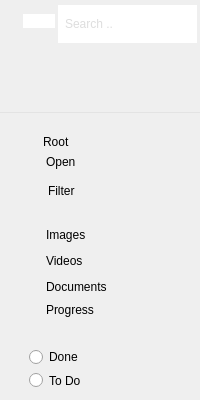
            <widget class="QWidget" name="gridSidebarTopWidget" native="true">
             <property name="minimumSize">
              <size>
               <width>0</width>
               <height>0</height>
              </size>
             </property>
             <layout class="QGridLayout" name="gridLayout_12">
              <property name="leftMargin">
               <number>0</number>
              </property>
              <property name="topMargin">
               <number>0</number>
              </property>
              <property name="rightMargin">
               <number>0</number>
              </property>
              <property name="bottomMargin">
               <number>0</number>
              </property>
              <property name="spacing">
               <number>0</number>
              </property>
              <item row="0" column="0">
               <widget class="QWidget" name="testWidget" native="true">
                <property name="minimumSize">
                 <size>
                  <width>0</width>
                  <height>400</height>
                 </size>
                </property>
                <property name="maximumSize">
                 <size>
                  <width>16777215</width>
                  <height>16777215</height>
                 </size>
                </property>
                <property name="styleSheet">
                 <string notr="true">/*#searchWidget{
	border-bottom:1px solid #e3e3e3;
}*/</string>
                </property>
                <layout class="QFormLayout" name="formSearch">
                 <property name="labelAlignment">
                  <set>Qt::AlignLeading|Qt::AlignLeft|Qt::AlignVCenter</set>
                 </property>
                 <property name="formAlignment">
                  <set>Qt::AlignLeading|Qt::AlignLeft|Qt::AlignTop</set>
                 </property>
                 <property name="horizontalSpacing">
                  <number>0</number>
                 </property>
                 <property name="verticalSpacing">
                  <number>0</number>
                 </property>
                 <property name="leftMargin">
                  <number>0</number>
                 </property>
                 <property name="topMargin">
                  <number>0</number>
                 </property>
                 <property name="rightMargin">
                  <number>0</number>
                 </property>
                 <property name="bottomMargin">
                  <number>0</number>
                 </property>
                 <item row="0" column="0">
                  <widget class="QPushButton" name="searchButton">
                   <property name="styleSheet">
                    <string notr="true">#searchButton{
	margin-right:3px;
	margin-top:14px;
	margin-left:23px;
	margin-bottom:0px;
	border:none;
	background:#FFF;
}</string>
                   </property>
                   <property name="text">
                    <string/>
                   </property>
                   <property name="icon">
                    <iconset>
                     <normalon>../../../pic/search.png</normalon>
                    </iconset>
                   </property>
                   <property name="iconSize">
                    <size>
                     <width>20</width>
                     <height>20</height>
                    </size>
                   </property>
                  </widget>
                 </item>
                 <item row="0" column="1">
                  <widget class="QLineEdit" name="searchInput">
                   <property name="styleSheet">
                    <string notr="true">#searchInput{
	height:38px;
	border:none;
	color:#bbbbbb;
	background:#FFF;
	padding-left:5px;
	margin-top:5px;
	padding-right:10px;
	margin-right:3px;
}</string>
                   </property>
                   <property name="text">
                    <string/>
                   </property>
                   <property name="placeholderText">
                    <string>Search ..</string>
                   </property>
                  </widget>
                 </item>
                 <item row="1" column="0" colspan="2">
                  <spacer name="verticalSpacer">
                   <property name="orientation">
                    <enum>Qt::Vertical</enum>
                   </property>
                   <property name="sizeHint" stdset="0">
                    <size>
                     <width>20</width>
                     <height>3</height>
                    </size>
                   </property>
                  </spacer>
                 </item>
                 <item row="2" column="0" colspan="2">
                  <widget class="Line" name="searchBottomLine">
                   <property name="minimumSize">
                    <size>
                     <width>0</width>
                     <height>1</height>
                    </size>
                   </property>
                   <property name="maximumSize">
                    <size>
                     <width>16777215</width>
                     <height>1</height>
                    </size>
                   </property>
                   <property name="styleSheet">
                    <string notr="true">#searchBottomLine{
	background-color:#e3e3e3;
	border:none;
	height:1px;
	padding-top:2px;
}</string>
                   </property>
                   <property name="orientation">
                    <enum>Qt::Horizontal</enum>
                   </property>
                  </widget>
                 </item>
                 <item row="3" column="0" colspan="2">
                  <widget class="QWidget" name="dirGroupBox" native="true">
                   <property name="minimumSize">
                    <size>
                     <width>0</width>
                     <height>0</height>
                    </size>
                   </property>
                   <property name="styleSheet">
                    <string notr="true">#dirGroupBox{
	border:none;
}</string>
                   </property>
                   <layout class="QGridLayout" name="gridLayout_2">
                    <property name="leftMargin">
                     <number>26</number>
                    </property>
                    <property name="topMargin">
                     <number>22</number>
                    </property>
                    <property name="rightMargin">
                     <number>20</number>
                    </property>
                    <item row="0" column="0">
                     <layout class="QFormLayout" name="formLayout_3">
                      <property name="horizontalSpacing">
                       <number>0</number>
                      </property>
                      <property name="verticalSpacing">
                       <number>0</number>
                      </property>
                      <item row="1" column="0">
                       <widget class="QLabel" name="rootIcon">
                        <property name="styleSheet">
                         <string notr="true">#rootIcon{
	padding-right:10px;
}</string>
                        </property>
                        <property name="text">
                         <string/>
                        </property>
                        <property name="pixmap">
                         <pixmap>../../../pic/root-image.png</pixmap>
                        </property>
                       </widget>
                      </item>
                      <item row="1" column="1">
                       <widget class="QLabel" name="RootLabel">
                        <property name="text">
                         <string>Root</string>
                        </property>
                       </widget>
                      </item>
                      <item row="2" column="0" colspan="2">
                       <widget class="QGroupBox" name="groupBox">
                        <property name="sizePolicy">
                         <sizepolicy hsizetype="Preferred" vsizetype="Preferred">
                          <horstretch>0</horstretch>
                          <verstretch>0</verstretch>
                         </sizepolicy>
                        </property>
                        <property name="minimumSize">
                         <size>
                          <width>0</width>
                          <height>0</height>
                         </size>
                        </property>
                        <property name="maximumSize">
                         <size>
                          <width>16777215</width>
                          <height>16777215</height>
                         </size>
                        </property>
                        <property name="styleSheet">
                         <string notr="true">#groupBox{
	border:none;
	margin-top:15px;
	margin-left:33px;
}</string>
                        </property>
                        <property name="title">
                         <string/>
                        </property>
                        <layout class="QGridLayout" name="gridLayout_5">
                         <property name="leftMargin">
                          <number>0</number>
                         </property>
                         <property name="topMargin">
                          <number>0</number>
                         </property>
                         <property name="rightMargin">
                          <number>0</number>
                         </property>
                         <property name="bottomMargin">
                          <number>0</number>
                         </property>
                         <property name="spacing">
                          <number>0</number>
                         </property>
                         <item row="0" column="0">
                          <widget class="QWidget" name="formWidget_2" native="true">
                           <property name="minimumSize">
                            <size>
                             <width>0</width>
                             <height>0</height>
                            </size>
                           </property>
                           <layout class="QFormLayout" name="formLayout_6">
                            <property name="horizontalSpacing">
                             <number>0</number>
                            </property>
                            <property name="verticalSpacing">
                             <number>0</number>
                            </property>
                            <property name="leftMargin">
                             <number>0</number>
                            </property>
                            <property name="topMargin">
                             <number>0</number>
                            </property>
                            <property name="rightMargin">
                             <number>0</number>
                            </property>
                            <property name="bottomMargin">
                             <number>0</number>
                            </property>
                            <item row="0" column="1">
                             <widget class="QPushButton" name="openButton">
                              <property name="cursor">
                               <cursorShape>PointingHandCursor</cursorShape>
                              </property>
                              <property name="styleSheet">
                               <string notr="true">#openButton{
	text-align:left;
	background:none;
	border:none;
	padding-left:10px;
}</string>
                              </property>
                              <property name="text">
                               <string>Open</string>
                              </property>
                              <property name="autoDefault">
                               <bool>false</bool>
                              </property>
                              <property name="default">
                               <bool>false</bool>
                              </property>
                              <property name="flat">
                               <bool>true</bool>
                              </property>
                             </widget>
                            </item>
                            <item row="0" column="0">
                             <widget class="QLabel" name="label_2">
                              <property name="text">
                               <string/>
                              </property>
                              <property name="pixmap">
                               <pixmap>../../../pic/dialog.png</pixmap>
                              </property>
                             </widget>
                            </item>
                           </layout>
                          </widget>
                         </item>
                        </layout>
                       </widget>
                      </item>
                      <item row="3" column="0" colspan="2">
                       <widget class="QGroupBox" name="groupBox_2">
                        <property name="styleSheet">
                         <string notr="true">#groupBox_2{
	border:none;
	margin-top:30px;
}</string>
                        </property>
                        <property name="title">
                         <string/>
                        </property>
                        <layout class="QGridLayout" name="gridLayout_6">
                         <property name="leftMargin">
                          <number>0</number>
                         </property>
                         <property name="topMargin">
                          <number>0</number>
                         </property>
                         <property name="rightMargin">
                          <number>0</number>
                         </property>
                         <property name="bottomMargin">
                          <number>0</number>
                         </property>
                         <property name="spacing">
                          <number>0</number>
                         </property>
                         <item row="0" column="0">
                          <widget class="QWidget" name="formWidget_2" native="true">
                           <property name="minimumSize">
                            <size>
                             <width>0</width>
                             <height>0</height>
                            </size>
                           </property>
                           <layout class="QFormLayout" name="formLayout_7">
                            <property name="horizontalSpacing">
                             <number>0</number>
                            </property>
                            <property name="verticalSpacing">
                             <number>0</number>
                            </property>
                            <property name="leftMargin">
                             <number>0</number>
                            </property>
                            <property name="topMargin">
                             <number>0</number>
                            </property>
                            <property name="rightMargin">
                             <number>0</number>
                            </property>
                            <property name="bottomMargin">
                             <number>0</number>
                            </property>
                            <item row="0" column="0">
                             <widget class="QLabel" name="filterIcon">
                              <property name="styleSheet">
                               <string notr="true">#filterIcon{
	padding-right:10px;
	padding-left:2px;
}</string>
                              </property>
                              <property name="text">
                               <string/>
                              </property>
                              <property name="pixmap">
                               <pixmap>../../../pic/filter.png</pixmap>
                              </property>
                             </widget>
                            </item>
                            <item row="0" column="1">
                             <widget class="QLabel" name="label_3">
                              <property name="text">
                               <string>Filter</string>
                              </property>
                             </widget>
                            </item>
                           </layout>
                          </widget>
                         </item>
                        </layout>
                       </widget>
                      </item>
                      <item row="4" column="0" colspan="2">
                       <widget class="QGroupBox" name="groupBox_3">
                        <property name="styleSheet">
                         <string notr="true">#groupBox_3{
	border:none;
	margin-top:15px;
	margin-left:33px;
}</string>
                        </property>
                        <property name="title">
                         <string/>
                        </property>
                        <layout class="QGridLayout" name="gridLayout_7">
                         <property name="leftMargin">
                          <number>0</number>
                         </property>
                         <property name="topMargin">
                          <number>0</number>
                         </property>
                         <property name="rightMargin">
                          <number>0</number>
                         </property>
                         <property name="bottomMargin">
                          <number>0</number>
                         </property>
                         <property name="spacing">
                          <number>0</number>
                         </property>
                         <item row="0" column="0">
                          <layout class="QFormLayout" name="formLayout_8">
                           <property name="horizontalSpacing">
                            <number>0</number>
                           </property>
                           <property name="verticalSpacing">
                            <number>0</number>
                           </property>
                           <item row="0" column="0">
                            <widget class="QLabel" name="filterImagesIcon">
                             <property name="styleSheet">
                              <string notr="true">#filterImagesIcon{
	padding-right:10px;
}</string>
                             </property>
                             <property name="text">
                              <string/>
                             </property>
                             <property name="pixmap">
                              <pixmap>../../../pic/filter-images.png</pixmap>
                             </property>
                            </widget>
                           </item>
                           <item row="0" column="1">
                            <widget class="QPushButton" name="filterImagesButton">
                             <property name="enabled">
                              <bool>true</bool>
                             </property>
                             <property name="cursor">
                              <cursorShape>PointingHandCursor</cursorShape>
                             </property>
                             <property name="styleSheet">
                              <string notr="true">#filterImagesButton{
	text-align:left;
	padding:0;
	border:none;
	background:none;
}</string>
                             </property>
                             <property name="text">
                              <string>Images</string>
                             </property>
                             <property name="flat">
                              <bool>true</bool>
                             </property>
                            </widget>
                           </item>
                           <item row="1" column="1">
                            <widget class="QPushButton" name="filterVideoButton">
                             <property name="cursor">
                              <cursorShape>PointingHandCursor</cursorShape>
                             </property>
                             <property name="styleSheet">
                              <string notr="true">#filterVideoButton{
	text-align:left;
	border:none;
	background:none;
	padding:0;
	margin-top:12px;
}</string>
                             </property>
                             <property name="text">
                              <string>Videos</string>
                             </property>
                             <property name="flat">
                              <bool>true</bool>
                             </property>
                            </widget>
                           </item>
                           <item row="1" column="0">
                            <widget class="QLabel" name="filterVideoIcon">
                             <property name="styleSheet">
                              <string notr="true">#filterVideoIcon{
	margin-top:12px;
}</string>
                             </property>
                             <property name="text">
                              <string/>
                             </property>
                             <property name="pixmap">
                              <pixmap>../../../pic/filter-videos.png</pixmap>
                             </property>
                            </widget>
                           </item>
                           <item row="2" column="1">
                            <widget class="QPushButton" name="filterDocumentsButton">
                             <property name="cursor">
                              <cursorShape>PointingHandCursor</cursorShape>
                             </property>
                             <property name="styleSheet">
                              <string notr="true">#filterDocumentsButton{
	text-align:left;
	background:none;
	border:none;
	padding:0;
	margin-top:12px;
}</string>
                             </property>
                             <property name="text">
                              <string>Documents</string>
                             </property>
                             <property name="flat">
                              <bool>true</bool>
                             </property>
                            </widget>
                           </item>
                           <item row="2" column="0">
                            <widget class="QLabel" name="filterDocumentIcon">
                             <property name="styleSheet">
                              <string notr="true">#filterDocumentIcon{
	margin-top:12px;
}</string>
                             </property>
                             <property name="text">
                              <string/>
                             </property>
                             <property name="pixmap">
                              <pixmap>../../../pic/filter-documents.png</pixmap>
                             </property>
                            </widget>
                           </item>
                          </layout>
                         </item>
                        </layout>
                       </widget>
                      </item>
                      <item row="5" column="0" colspan="2">
                       <widget class="QGroupBox" name="groupBox_4">
                        <property name="styleSheet">
                         <string notr="true">#groupBox_4{
	border:none;
	margin-top:30px;
}</string>
                        </property>
                        <property name="title">
                         <string/>
                        </property>
                        <layout class="QGridLayout" name="gridLayout_9">
                         <property name="leftMargin">
                          <number>0</number>
                         </property>
                         <property name="topMargin">
                          <number>0</number>
                         </property>
                         <property name="rightMargin">
                          <number>0</number>
                         </property>
                         <property name="bottomMargin">
                          <number>0</number>
                         </property>
                         <property name="spacing">
                          <number>0</number>
                         </property>
                         <item row="0" column="0">
                          <layout class="QFormLayout" name="formLayout_9">
                           <property name="horizontalSpacing">
                            <number>0</number>
                           </property>
                           <property name="verticalSpacing">
                            <number>0</number>
                           </property>
                           <item row="0" column="0">
                            <widget class="QLabel" name="progressIcon">
                             <property name="styleSheet">
                              <string notr="true">#progressIcon{
	padding-right:10px;
}</string>
                             </property>
                             <property name="text">
                              <string/>
                             </property>
                             <property name="pixmap">
                              <pixmap>../../../pic/progress.png</pixmap>
                             </property>
                            </widget>
                           </item>
                           <item row="0" column="1">
                            <widget class="QLabel" name="label">
                             <property name="text">
                              <string>Progress</string>
                             </property>
                            </widget>
                           </item>
                          </layout>
                         </item>
                        </layout>
                       </widget>
                      </item>
                      <item row="6" column="0" colspan="2">
                       <widget class="QGroupBox" name="groupBox_5">
                        <property name="styleSheet">
                         <string notr="true">#groupBox_5{
	border:none;
	margin-top:15px;
	margin-left:33px;
}</string>
                        </property>
                        <property name="title">
                         <string/>
                        </property>
                        <layout class="QGridLayout" name="gridLayout_13">
                         <property name="leftMargin">
                          <number>0</number>
                         </property>
                         <property name="topMargin">
                          <number>0</number>
                         </property>
                         <property name="rightMargin">
                          <number>0</number>
                         </property>
                         <property name="bottomMargin">
                          <number>0</number>
                         </property>
                         <property name="spacing">
                          <number>0</number>
                         </property>
                         <item row="0" column="0">
                          <layout class="QFormLayout" name="formLayout_10">
                           <property name="horizontalSpacing">
                            <number>0</number>
                           </property>
                           <property name="verticalSpacing">
                            <number>0</number>
                           </property>
                           <item row="0" column="0" colspan="2">
                            <widget class="QRadioButton" name="doneButton">
                             <property name="cursor">
                              <cursorShape>PointingHandCursor</cursorShape>
                             </property>
                             <property name="styleSheet">
                              <string notr="true"/>
                             </property>
                             <property name="text">
                              <string>Done</string>
                             </property>
                             <property name="iconSize">
                              <size>
                               <width>16</width>
                               <height>16</height>
                              </size>
                             </property>
                            </widget>
                           </item>
                           <item row="1" column="0" colspan="2">
                            <widget class="QRadioButton" name="todoButton">
                             <property name="cursor">
                              <cursorShape>PointingHandCursor</cursorShape>
                             </property>
                             <property name="styleSheet">
                              <string notr="true">#todoButton{
	margin-top:6px;
}</string>
                             </property>
                             <property name="text">
                              <string>To Do</string>
                             </property>
                            </widget>
                           </item>
                          </layout>
                         </item>
                        </layout>
                       </widget>
                      </item>
                     </layout>
                    </item>
                   </layout>
                  </widget>
                 </item>
                </layout>
               </widget>
              </item>
             </layout>
            </widget>
